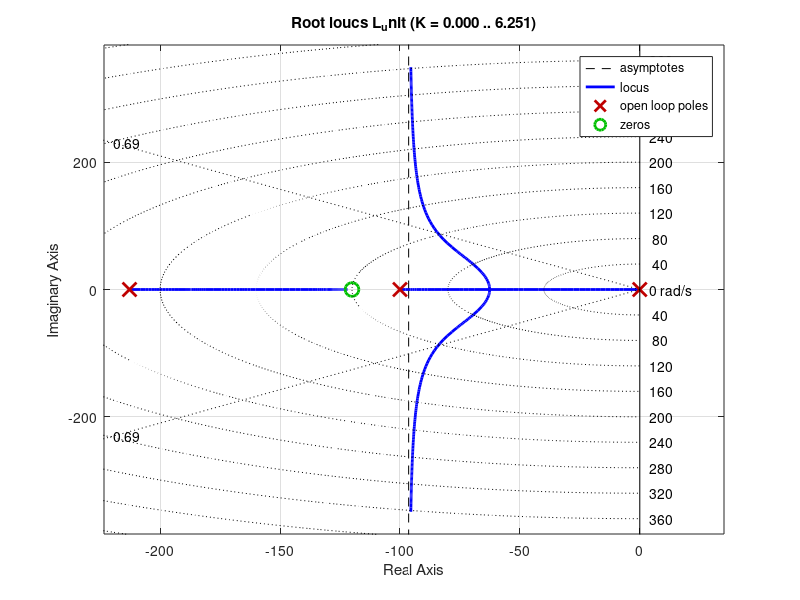

The MATLAB source for this figure: (Note: this script raises an error after producing the figure.)
%% Trabajo de Laboratorio Integrador - Sistemas de Control
% TP de Laboratorio 2: Segunda Parte - Control Proporcional-Integral (PI)
% Script autocontenido de cálculo analítico y diseño por Lugar de las Raíces
clear; clc; close all;

%% Rutas
script_dir = fileparts(mfilename('fullpath'));
if isempty(script_dir)
    script_dir = pwd;
end
fig_dir = fullfile(script_dir, 'figuras');
if ~exist(fig_dir, 'dir')
    mkdir(fig_dir);
end

%% =========================================================================
%% 1. MODELO DE LA PLANTA (Sin ganancia kp)
%% =========================================================================
R1 = 100e3;          % 100 kOhm
C1 = 0.1e-6;         % 0.1 uF
tau1 = R1 * C1;      % 0.01 s -> polo en -100 rad/s

R2 = 47e3;           % 47 kOhm
C2 = 0.1e-6;         % 0.1 uF
tau2 = R2 * C2;      % 0.0047 s -> polo en -212.77 rad/s

s = tf('s');
G = 1 / ((tau1 * s + 1) * (tau2 * s + 1));

disp('=== FUNCIÓN DE TRANSFERENCIA DE LA PLANTA G(s) ===');
G

%% =========================================================================
%% 2. PUNTO 1: CONDICIONES DE ESTABILIDAD (ROUTH-HURWITZ)
%% =========================================================================
% Ecuación característica de lazo cerrado:
% s*(tau1*s+1)*(tau2*s+1) + (kp*s + ki) = 0
% a3*s^3 + a2*s^2 + a1*s + a0 = 0
% a3 = tau1*tau2 = 4.7e-5
% a2 = tau1 + tau2 = 0.0147
% a1 = 1 + kp
% a0 = ki
%
% Criterio de Routh:
% s^3 | a3                 a1
% s^2 | a2                 a0
% s^1 | (a2*a1 - a3*a0)/a2 0
% s^0 | a0
%
% Condiciones:
% 1) a0 > 0                   => ki > 0
% 2) (a2*a1 - a3*a0)/a2 > 0   => ki < (a2/a3)*(1 + kp)
slope_routh = (tau1 + tau2) / (tau1 * tau2);

fprintf('\n=== PUNTO 1: CONDICIONES DE ESTABILIDAD (ROUTH) ===\n');
fprintf('Condición 1: ki > 0\n');
fprintf('Condición 2: ki < %.2f * (1 + kp)\n', slope_routh);
fprintf('Para kp > 0, cualquier ki en ese rango asegura estabilidad en lazo cerrado.\n');

%% =========================================================================
%% 3. PUNTO 2: DISEÑO DEL PI CON EL LUGAR DE LAS RAÍCES
%% =========================================================================

%% 2.a: Especificaciones en el plano s
PO_max = 5;
xi_min = -log(PO_max / 100) / sqrt(pi^2 + (log(PO_max / 100))^2);
Ts_max = 0.10;
sigma_min = 4 / Ts_max; % 40 rad/s

fprintf('\n=== PUNTO 2.a: REQUISITOS EN EL PLANO s ===\n');
fprintf('xi mínimo para PO <= 5%%:          %.4f (~0.69)\n', xi_min);
fprintf('sigma mínimo (xi*wn) para Ts<=0.1s: %.2f rad/s\n', sigma_min);

%% 2.b: Centro de las asíntotas sigma_a en función de z
% Polos de L(s) = Gc(s)*G(s): 0, -100, -212.766 rad/s (n = 3)
% Ceros de L(s): -z (m = 1)
% sigma_a = (suma_polos - suma_ceros) / (n - m)
% sigma_a = (0 - 100 - 212.766 - (-z)) / 2 = (z - 312.766) / 2
% Condición: sigma_a < -40 rad/s => z < 312.766 - 80 = 232.766 rad/s
z_max_asintota = 312.766 - 80;

fprintf('\n=== PUNTO 2.b: CENTRO DE ASÍNTOTAS ===\n');
fprintf('sigma_a(z) = (z - 312.77) / 2\n');
fprintf('Para que sigma_a quede a la izquierda de -40 rad/s: z < %.2f rad/s\n', z_max_asintota);

%% 2.c: Elección de z y diseño con xi = 0.69
% Si elegimos z < 100 (ej: z=50), queda un polo real lento en [-z, 0] que arruina Ts.
% Eligiendo z > 100 (entre 100 y 232.77), los polos de 0 y -100 forman el par dominante
% y el tercer polo real queda a la izquierda de -120 rad/s.
% Adoptamos z = 120 rad/s:
z_pi = 120;
sigma_a = (z_pi - 312.766) / 2; % -96.38 rad/s

% Transferencia normalizada de lazo abierto L(s)/kp:
L_unit = ((s + z_pi) / s) * G;

% Gráfico del Lugar de las Raíces
fig_lgr = figure('Name', 'Punto 2.c: LGR con PI', 'Visible', 'off');
rlocus(L_unit);
hold on;
sgrid(0.69, []);
xline(-sigma_min, 'k--', 'LineWidth', 1.2, 'DisplayName', '\sigma = -40 s^{-1}');
title(sprintf('Lugar de las Raíces con controlador PI (z = %d rad/s)', z_pi));
xlabel('Eje Real (1/s)');
ylabel('Eje Imaginario (rad/s)');
grid on;

% En xi = 0.69 sobre la rama dominante:
kp_ini = 0.84;
ki_ini = kp_ini * z_pi; % 100.8

T_ini = feedback(kp_ini * L_unit, 1);
info_ini = stepinfo(T_ini);
[wn_ini, xi_ini, p_ini] = damp(T_ini);
idx_c = find(abs(imag(p_ini)) > 1e-3);

fprintf('\n=== PUNTO 2.c: DISEÑO INICIAL (z = %d, xi = 0.69) ===\n', z_pi);
fprintf('kp inicial:                     %.2f\n', kp_ini);
fprintf('ki inicial:                     %.2f rad/s\n', ki_ini);
fprintf('Polos en lazo cerrado:          %.1f +- %.1fj,  %.1f rad/s\n', ...
    real(p_ini(idx_c(1))), imag(p_ini(idx_c(1))), real(p_ini(3)));
fprintf('Sobrepaso obtenido (PO):        %.2f %%  (Especificación: <= 5 %%)\n', info_ini.Overshoot);
fprintf('Tiempo de establecimiento (Ts): %.4f s (%.2f ms)\n', info_ini.SettlingTime, info_ini.SettlingTime*1e3);

% Marcamos los polos iniciales en el gráfico
plot(real(p_ini), imag(p_ini), 'r*', 'MarkerSize', 8, 'LineWidth', 1.5, ...
    'DisplayName', sprintf('Polos k_p = %.2f (PO = %.1f %%)', kp_ini, info_ini.Overshoot));
legend('Location', 'northwest');
saveas(fig_lgr, fullfile(fig_dir, 'pi_punto2_lgr.png'));
close(fig_lgr);

%% 2.d: Verificación y ajuste de kp por el cero de lazo cerrado
% El sobrepaso es de 6.79 % (supera el 5 %) porque la FT de lazo cerrado T(s)
% retiene el cero en s = -z = -120 rad/s en el numerador.
% Al estar más cerca del eje jw que el tercer polo (-144.6 rad/s), actúa
% elevando el pico transitorio.
% Ajustamos kp "a ojo" reduciéndolo a 0.68 (aumentando el amortiguamiento):
kp_aj = 0.68;
ki_aj = kp_aj * z_pi; % 81.6

T_aj = feedback(kp_aj * L_unit, 1);
info_aj = stepinfo(T_aj);
y_inf_aj = dcgain(T_aj);
ess_aj = 1 - y_inf_aj;

fprintf('\n=== PUNTO 2.d: AJUSTE DE kp POR EFECTO DEL CERO ===\n');
fprintf('kp ajustado:                    %.2f\n', kp_aj);
fprintf('ki ajustado:                    %.2f rad/s\n', ki_aj);
fprintf('Sobrepaso ajustado (PO):        %.2f %%  (CUMPLE <= 5 %%)\n', info_aj.Overshoot);
fprintf('Tiempo de estab. ajustado (Ts): %.4f s (%.2f ms)  (CUMPLE <= 0.10 s)\n', info_aj.SettlingTime, info_aj.SettlingTime*1e3);
fprintf('Error estacionario (ess):       %.4f  (CUMPLE = 0)\n', ess_aj);

%% =========================================================================
%% 4. PUNTO 3: IMPLEMENTACIÓN ANALÓGICA CON OP-AMPS (FIGS. 3 Y 4)
%% =========================================================================
% 3.a: Etapa PI inversora (Figura 3)
% V_o1(s) / V_i(s) = - Z_f(s) / Z_in(s)
% Z_in(s) = RPI1
% Z_f(s)  = RPI2 + 1 / (CPI * s)
% V_o1(s) / V_i(s) = - (RPI2 / RPI1 + 1 / (RPI1 * CPI * s))
% Por lo tanto:
% kp = RPI2 / RPI1
% ki = 1 / (RPI1 * CPI)
% z  = ki / kp = 1 / (RPI2 * CPI)

% 3.b: Inversor de ganancia -1 (Figura 4) y dimensionamiento comercial E24:
% Se utiliza un amplificador inversor con RINV1 = RINV2 para cancelar el signo menos.
% Consigna: CPI = 0.1 uF.
% Con z = 120 rad/s:
% RPI2 = 1 / (z * CPI) = 1 / (120 * 0.1e-6) = 83.33 kOhm -> RPI2 = 82 kOhm (E24)
% Con kp = 0.68:
% RPI1 = RPI2 / kp = 82 kOhm / 0.68 = 120.58 kOhm -> RPI1 = 120 kOhm (E24)
% Inversor:
% RINV1 = 10 kOhm, RINV2 = 10 kOhm (E24)
CPI_com   = 0.1e-6;   % 0.1 uF
RPI2_com  = 82e3;     % 82 kOhm (E24)
RPI1_com  = 120e3;    % 120 kOhm (E24)
RINV1_com = 10e3;     % 10 kOhm (E24)
RINV2_com = 10e3;     % 10 kOhm (E24)

kp_com = RPI2_com / RPI1_com;          % 82 / 120 = 0.6833
ki_com = 1 / (RPI1_com * CPI_com);     % 1 / (120k * 0.1u) = 83.33 rad/s
z_com  = 1 / (RPI2_com * CPI_com);     % 1 / (82k * 0.1u) = 121.95 rad/s

Gc_com = (kp_com * s + ki_com) / s;
T_com  = feedback(Gc_com * G, 1);
info_com  = stepinfo(T_com);
y_inf_com = dcgain(T_com);
ess_com   = 1 - y_inf_com;

fprintf('\n=== PUNTO 3: COMPONENTES COMERCIALES E24 ===\n');
fprintf('RPI1 = %d kOhm, RPI2 = %d kOhm, CPI = %.1f uF\n', RPI1_com/1e3, RPI2_com/1e3, CPI_com*1e6);
fprintf('RINV1 = %d kOhm, RINV2 = %d kOhm (Ganancia -1)\n', RINV1_com/1e3, RINV2_com/1e3);
fprintf('Valores efectivos: kp = %.4f, ki = %.2f rad/s, z = %.2f rad/s\n', kp_com, ki_com, z_com);
fprintf('Sobrepaso efectivo (PO):        %.2f %%  (<= 5 %%)\n', info_com.Overshoot);
fprintf('Tiempo de estab. efectivo (Ts): %.4f s (%.2f ms)  (<= 0.10 s)\n', info_com.SettlingTime, info_com.SettlingTime*1e3);
fprintf('Error estacionario (ess):       %.4f  (= 0)\n', ess_com);

% Gráfico de la respuesta al escalón: Diseño inicial vs Ajustado vs Comercial E24
fig_step = figure('Name', 'Punto 2 y 3: Respuesta al escalón del PI', 'Visible', 'off');
t_sim = linspace(0, 0.12, 3000);
[y_ini, ~] = step(T_ini, t_sim);
[y_aj, ~]  = step(T_aj, t_sim);
[y_c, t_out] = step(T_com, t_sim);

plot(t_out*1e3, y_ini, 'r--', 'LineWidth', 1.5, ...
    'DisplayName', sprintf('k_{p,ini} = 0.84 (PO = %.2f %%)', info_ini.Overshoot));
hold on;
plot(t_out*1e3, y_aj, 'b-.', 'LineWidth', 1.6, ...
    'DisplayName', sprintf('k_{p,aj} = 0.68 (PO = %.2f %%)', info_aj.Overshoot));
plot(t_out*1e3, y_c, 'k-', 'LineWidth', 2.0, ...
    'DisplayName', sprintf('E24: k_p = 0.683, k_i = 83.3 (PO = %.2f %%)', info_com.Overshoot));
yline(1.0, 'k:');
yline(1.02, 'g:', 'LineWidth', 1.0, 'DisplayName', 'Banda \pm 2%');
yline(0.98, 'g:', 'LineWidth', 1.0, 'HandleVisibility', 'off');
grid on;
title('Respuesta al escalón con controlador PI (Efecto del cero y ajuste E24)');
xlabel('Tiempo (ms)');
ylabel('Tensión de salida y(t) [V]');
legend('Location', 'southeast');
saveas(fig_step, fullfile(fig_dir, 'pi_punto2_escalon.png'));
close(fig_step);

fprintf('\nFiguras guardadas en %s:\n', fig_dir);
fprintf('- pi_punto2_lgr.png\n');
fprintf('- pi_punto2_escalon.png\n');
